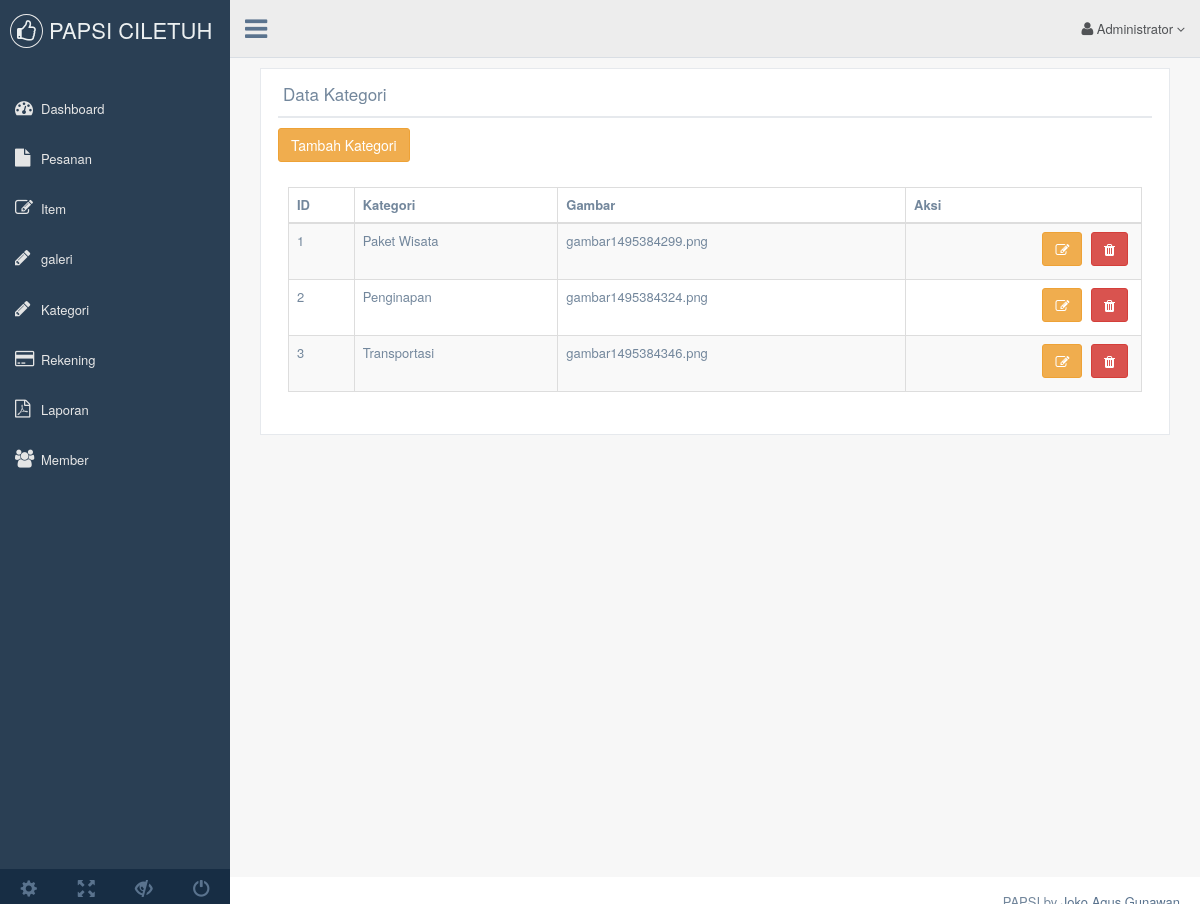
Page /index.php/kategori on the committed database.
### tables this page shows
CREATE TABLE IF NOT EXISTS `t_kategori` (
  `id_kategori` smallint(6) NOT NULL AUTO_INCREMENT,
  `kategori` varchar(30) NOT NULL,
  `gambar` varchar(225) NOT NULL,
  PRIMARY KEY (`id_kategori`)
);

### application/libraries/Template.php (called while the page is built, shortened)
<?php
Class Template{
	function __construct()
	{
		$this->ci =&get_instance();
	}
	function admin($template, $data='')
	{
		$data['content'] = $this->ci->load->view($template, $data, TRUE);
		$data['nav'] = $this->ci->load->view('admin/nav', $data, TRUE);
		$this->ci->load->view('admin/dashboard', $data);
	}
}

### application/controllers/kategori.php (called while the page is built, shortened)
<?php
class Kategori extends CI_Controller {
		public function index()
    {
		$data['data'] = $this->admin->get_all('t_kategori');
		$this->template->admin('admin/managemen_kategori', $data);
	}
}

### index.php (called while the page is built, shortened)
<?php
require_once BASEPATH.'core/CodeIgniter.php';

### application/models/Admin.php (called while the page is built, shortened)
<?php
class Admin extends CI_Model {
	function get_all($table)
	{
		$this->db->from($table);
		return $this->db->get();
	}
}

### application/views/admin/managemen_kategori.php (the view, shortened to what this page needs)
           <div class="col-md-12 col-sm-12 col-xs-12">
           <div class="x_panel">
             <div class="x_title">
               <h2>Data Kategori</h2><div class="clearfix"></div>
             </div>
 <a href="<?= base_url(); ?>kategori/add_kategori/"class="btn btn-warning">Tambah Kategori</i></a>
             <div class="x_content">
<div class="x_content">
               <table  class="table table-striped table-bordered dt-responsive nowrap" id="datatable">
                 <thead>
                   <tr>
                     <th>ID</th>
                     <th>Kategori</th>
                     <th>Gambar</th>
                     <th>Aksi</th>
                   </tr>
                 </thead>
                 <tbody>
                 <?php
                 $i=1;
                 foreach($data->result() as $kategori) :
                 ?>
                   <tr>
                     <td><?= $i++; ?></td>
                     <td><?= $kategori->kategori ?></td>
                     <td><?= $kategori->gambar ?></td>
                     <td class="text-right">
                                   <div class="tooltip-demo">
                                       <a href="<?= base_url(); ?>kategori/edit/<?= $kategori->id_kategori; ?>"class="btn btn-warning"><i class="fa fa-edit"></i></a>
						<a href="<?= base_url(); ?>kategori/delete/<?= $kategori->id_kategori; ?>" class="btn btn-danger" onclick="return confirm('Yakin Ingin Menghapus Kategori')"><i class="fa fa-trash"></i></a>
					</div>
                                   </td>
                   </tr>
                   <?php endforeach; ?>
                 </tbody>
               </table>
             </div>
           </div>
         </div>

### rows in the picture
t_kategori: kategori "Paket Wisata", gambar "gambar1495384299.png"
t_kategori: kategori "Penginapan", gambar "gambar1495384324.png"
t_kategori: kategori "Transportasi", gambar "gambar1495384346.png"
